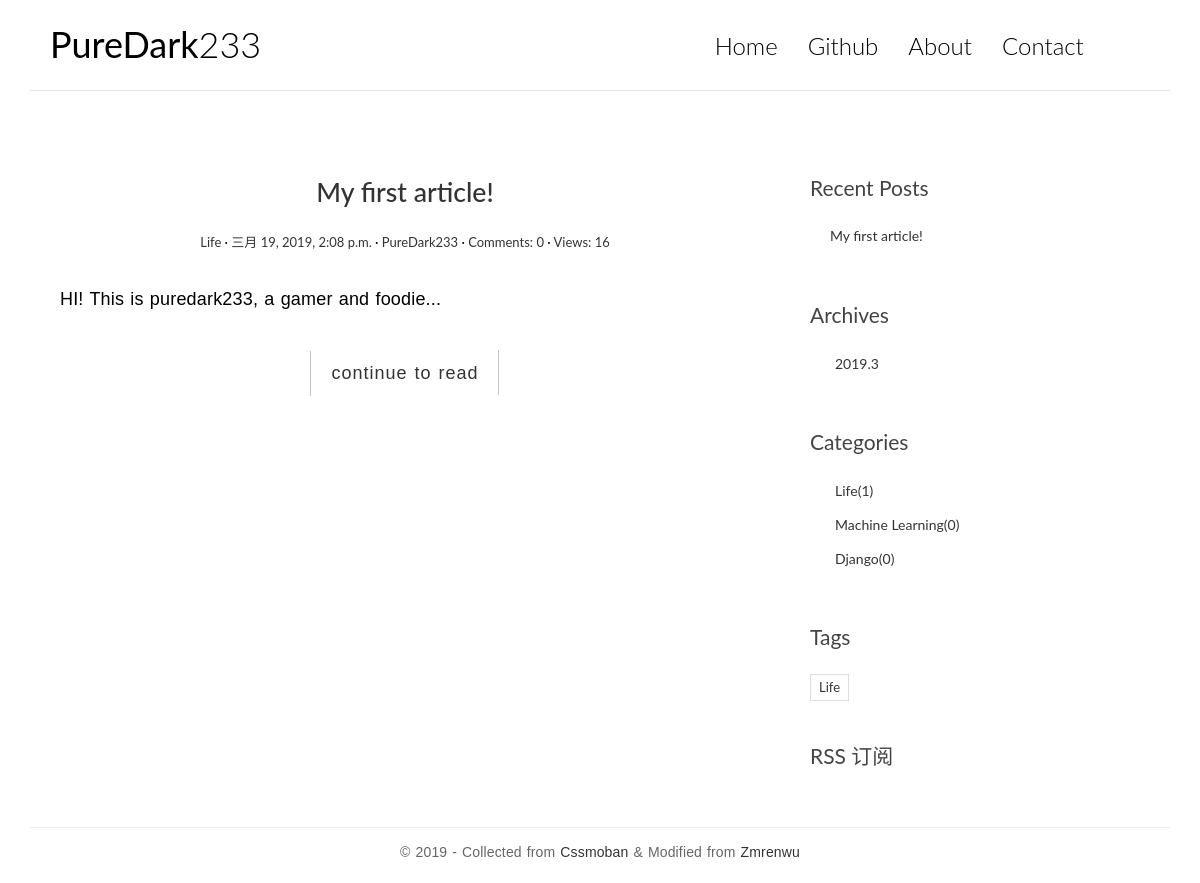
The page / on the database its author committed.
### blog/models.py (models this page shows, shortened)
@python_2_unicode_compatible
class Post(models.Model):
    title=models.CharField(max_length=70)
    body=models.TextField()
    created_time=models.DateTimeField()
    modified_time=models.DateTimeField()
    excerpt=models.CharField(max_length=200,blank=True)
    category=models.ForeignKey(Category)
    tags=models.ManyToManyField(Tag,blank=True)
    author=models.ForeignKey(User)
    views=models.PositiveIntegerField(default=0)
    def get_absolute_url(self):
        return reverse('blog:detail', kwargs={'pk':self.pk})
    class Meta:
        ordering=['-created_time', 'title']

class Category(models.Model):
    name=models.CharField(max_length=100)

class Tag(models.Model):
    name=models.CharField(max_length=100)

### blog/views.py (the view, shortened to what this page needs)
# urls.py: url(r'^$', views.IndexView.as_view(), name='index'),
class IndexView(ListView):
    model = Post
    template_name = 'blog/index.html'
    context_object_name = 'post_list'
    paginate_by = 1
    def get_context_data(self, **kwargs):
        context = super().get_context_data(**kwargs)
        paginator = context.get('paginator')
        page = context.get('page_obj')
        is_paginated = context.get('is_paginated')
        pagination_data = self.pagination_data(paginator, page, is_paginated)
        context.update(pagination_data)
        return context
    def pagination_data(self, paginator, page, is_paginated):
        if not is_paginated:
            return {}
    def get_queryset(self):
        return super(IndexView, self).get_queryset().order_by('-created_time')

### blog/templatetags/blog_tags.py (called while the page is built)
@register.simple_tag
def archives():
    return Post.objects.dates('created_time', 'month', order='DESC')

@register.simple_tag
def get_recent_posts(num=5):
    return Post.objects.all().order_by('created_time')[:num]

@register.simple_tag
def get_categories():
    return Category.objects.all()

@register.simple_tag
def get_tags():
    return Tag.objects.annotate(num_posts=Count('post')).filter(num_posts__gt=0)

### templates/blog/index.html (shortened to what this page needs)
{% extends 'base.html' %}
{% block main %}
    {% for post in post_list %}
        <article class="post post-1">
            <header class="entry-header">
                <h1 class="entry-title">
                    <a href="{{ post.get_absolute_url }}">{{ post.title }}</a>
                </h1>
                <div class="entry-meta">
                    <span class="post-category"><a href="#">{{ post.category.name }}</a></span>
                    <span class="post-date"><a href="#"><time class="entry-date"
                                                              datetime="{{ post.created_time }}">{{ post.created_time }}</time></a></span>
                    <span class="post-author"><a href="#">{{ post.author }}</a></span>
                    <span class="comments-link"><a href="#">Comments: {{ post.comment_set.count }}</a></span>
                    <span class="views-count"><a href="#">Views: {{ post.views }}</a></span>
                </div>
            </header>
            <div class="entry-content clearfix">
                <p>{{ post.excerpt }}...</p>
                <div class="read-more cl-effect-14">
                    <a href="{{ post.get_absolute_url }}" class="more-link">continue to read</a>
                </div>
            </div>
        </article>
    {% empty %}
        <div class="no post">无发布文章！</div>
    {% endfor %}
{% endblock main %}
{% load staticfiles %}

### templates/base.html (shortened to what this page needs)
{% load staticfiles %}
{% load blog_tags %}
<!DOCTYPE html>
<html>
<head>
    <link rel="stylesheet" href="http://code.ionicframework.com/ionicons/2.0.1/css/ionicons.min.css">
    <link rel="stylesheet" href="{% static 'blog/css/bootstrap.min.css' %}">
    <link rel="stylesheet" href="{% static 'blog/css/pace.css' %}">
    <link rel="stylesheet" href="{% static 'blog/css/custom.css' %}">
    <link rel="stylesheet" href="{% static 'blog/css/highlights/github.css' %}">
</head>
<body>
<div class="container">
    <header id="site-header">
        <div class="row">
            <div class="col-md-4 col-sm-5 col-xs-8">
                <div class="logo">
                    <h1><a href="{% url 'blog:index' %}"><b>PureDark</b>233</a></h1>
                </div>
            </div>
            <div class="col-md-8 col-sm-7 col-xs-4">
                <nav class="main-nav" role="navigation">
                    <div class="collapse navbar-collapse" id="bs-example-navbar-collapse-1">
                        <ul class="nav navbar-nav navbar-right">
                            <li class="cl-effect-11"><a href="{% url 'blog:index' %}" data-hover="Home">Home</a></li>
                            <li class="cl-effect-11"><a href="https://github.com/PureDark233" data-hover="Github">Github</a></li>
                            <li class="cl-effect-11"><a href="about.html" data-hover="About">About</a></li>
                            <li class="cl-effect-11"><a href="contact.html" data-hover="Contact">Contact</a></li>
                        </ul>
                    </div>
                </nav>
            </div>
        </div>
    </header>
</div>
<div class="content-body">
    <div class="container">
        <div class="row">
            <main class="col-md-8">
                {% block main %}
                {% endblock main %}
            </main>
            <aside class="col-md-4">
                <div class="widget widget-recent-posts">
                    <h3 class="widget-title">Recent Posts</h3>
                    {% get_recent_posts as recent_post_list %}
                    <ul>
                        {% for post in recent_post_list %}
                        <li>
                            <a href="{{ post.get_absolute_url }}">{{ post.title }}</a>
                        </li>
                        {% empty %}
                        Post doesn't exist!
                        {% endfor %}
                    </ul>
                </div>
                <div class="widget widget-archives">
                    <h3 class="widget-title">Archives</h3>
                    {% archives as date_list %}
                    <ul>
                        {% for date in date_list %}
                        <li>
                            <a href="{% url 'blog:archives' date.year date.month %}">{{ date.year }}.{{ date.month }}</a>
                        </li>
                        {% empty %}
                        Archive doesn't exist!
                        {% endfor %}
                    </ul>
                </div>
                <div class="widget widget-category">
                    <h3 class="widget-title">Categories</h3>
                    {%  get_categories as category_list %}
                    <ul>
                        {% for category in category_list %}
                        <li>
                            <a href="#">{{ category.name }}<span class="post-count">({{ category.post_set.count }})</span></a>
                        </li>
                        {% empty %}
                        Category doesn't exist!
                        {% endfor %}
                    </ul>
                </div>
                <div class="widget widget-tag-cloud">
                    <h3 class="widget-title">Tags</h3>
                    {% get_tags as tag_list %}
                    <ul>
                        {% for tag in tag_list %}
                            <li>
                                <a href="{% url 'blog:tag' tag.pk %}">{{ tag.name }}</a>
                            </li>
                        {% empty %}
                        No tags!
                        {% endfor %}
                    </ul>
                </div>
                <div class="rss">
                    <a href=""> RSS 订阅</a>
                </div>
            </aside>
        </div>
    </div>
</div>
<footer id="site-footer">
    <div class="container">
        <div class="row">
            <div class="col-md-12">
                <p class="copyright">&copy 2019 - Collected from <a href="http://www.cssmoban.com/"
                                                        target="_blank" title="模板之家">Cssmoban</a>
                    & Modified from <a href="http://zmrenwu.com/" title="追梦人物的博客" target="_blank">Zmrenwu</a>
                </p>
            </div>
        </div>
    </div>
</footer>
</body>
</html>

### blog/static/blog/css/custom.css (style rules this page uses)
* { outline: none; }
h1, h2, h3, h4, h5, h6 { margin-top: 0; }
b { font-weight: 400; }
a { color: #333; }
body { color: #444; font-family: 'Lato', sans-serif; }
p { font-family: 'Ubuntu', sans-serif; font-weight: 400; word-spacing: 1px; letter-spacing: 0.01em; }
#site-header { background-color: #FFF; padding: 25px 20px; margin-bottom: 40px; border-bottom: 1px solid #e7e7e7; }
.logo h1 a { color: #000; }
.logo h1 { margin: 0; font-family: 'Lato', sans-serif; font-weight: 300; }
.main-nav { margin-top: 11px; max-width: 95%; }
.main-nav a { color: #000000 !important; padding: 0 0 5px 0 !important; margin-right: 30px; font-family: 'Lato', sans-serif; font-weight: 300; font-size: 24px; }
.cl-effect-11 a { padding: 10px 0; color: #0972b4; text-shadow: none; }
.cl-effect-11 a::before { position: absolute; top: 0; left: 0; overflow: hidden; padding: 0 0 5px 0 !important; max-width: 0; border-bottom: 1px solid #000; color: #000; content: attr(data-hover); white-space: nowrap; -webkit-transition: max-width 0.5s; -moz-transition: max-width 0.5s; transition: max-width 0.5s; }
.content-body { padding-bottom: 4em; }
.post { background: #fff; padding: 30px 30px 0; }
.entry-title { text-align: center; font-size: 1.9em; margin-bottom: 20px; line-height: 1.6; padding: 10px 20px 0; }
.entry-meta { text-align: center; color: #DDDDDD; font-size: 13px; margin-bottom: 30px; }
.entry-content { font-size: 18px; line-height: 1.9; font-weight: 300; color: #000; }
.post-category::after, .post-date::after, .post-author::after, .comments-link::after { content: ' ·'; color: #000; }
.read-more { font-family: 'Ubuntu', sans-serif; font-weight: 400; word-spacing: 1px; letter-spacing: 0.01em; text-align: center; margin-top: 20px; }
.cl-effect-14 a { padding: 0 20px; height: 45px; line-height: 45px; position: relative; display: inline-block; margin: 15px 25px; letter-spacing: 1px; font-weight: 400; text-shadow: 0 0 1px rgba(255, 255, 255, 0.3); }
.cl-effect-14 a::before, .cl-effect-14 a::after { position: absolute; width: 45px; height: 1px; background: #C3C3C3; content: ''; -webkit-transition: all 0.3s; -moz-transition: all 0.3s; transition: all 0.3s; pointer-events: none; }
.cl-effect-14 a::before { top: 0; left: 0; -webkit-transform: rotate(90deg); -moz-transform: rotate(90deg); transform: rotate(90deg); -webkit-transform-origin: 0 0; -moz-transform-origin: 0 0; transform-origin: 0 0; }
.cl-effect-14 a::after { right: 0; bottom: 0; -webkit-transform: rotate(90deg); -moz-transform: rotate(90deg); transform: rotate(90deg); -webkit-transform-origin: 100% 0; -moz-transform-origin: 100% 0; transform-origin: 100% 0; }
.widget { background: #fff; padding: 30px 0 0; }
.widget-title { font-size: 1.5em; margin-bottom: 20px; line-height: 1.6; padding: 10px 0 0; font-weight: 400; }
.widget-recent-posts ul { padding: 0; margin: 0; padding-left: 20px; }
.widget-recent-posts ul li { list-style-type: none; position: relative; line-height: 170%; margin-bottom: 10px; }
.widget-recent-posts ul li::before { content: '\f3d3'; font-family: "Ionicons"; position: absolute; left: -17px; top: 3px; font-size: 16px; color: #000; }
.widget-archives ul { padding: 0; margin: 0; padding-left: 25px; }
.widget-archives ul li { list-style-type: none; position: relative; line-height: 170%; margin-bottom: 10px; }
.widget-archives ul li::before { content: '\f3f3'; font-family: "Ionicons"; position: absolute; left: -25px; top: 1px; font-size: 16px; color: #000; }
.widget-category ul { padding: 0; margin: 0; padding-left: 25px; }
.widget-category ul li { list-style-type: none; position: relative; line-height: 170%; margin-bottom: 10px; }
.widget-category ul li::before { content: '\f3fe'; font-family: "Ionicons"; position: absolute; left: -25px; top: 1px; font-size: 18px; color: #000; }
.widget-tag-cloud ul { padding: 0; margin: 0; margin-right: -10px; }
.widget-tag-cloud ul li { list-style-type: none; font-size: 13px; display: inline-block; margin-right: 10px; margin-bottom: 10px; padding: 3px 8px; border: 1px solid #ddd; }
.rss { font-size: 21px; margin-top: 30px; }
.rss a { color: #444; }
#site-footer { padding-top: 10px; padding: 0 0 1.5em 0; }
.copyright { text-align: center; padding-top: 1em; margin: 0; border-top: 1px solid #eee; color: #666; }

### rows shown on the page
Post: title "My first article!", category.name "Life", created_time "三月 19, 2019, 2:08 p.m.", author "PureDark233", comment_set.count "0", views "16", excerpt "HI! This is puredark233, a gamer and foodie"
Category: name "Life", post_set.count "1"
Category: name "Machine Learning", post_set.count "0"
Category: name "Django", post_set.count "0"
Tag: name "Life"

### other values the page prints
{{ date.year }} "2019"
{{ date.month }} "3"
